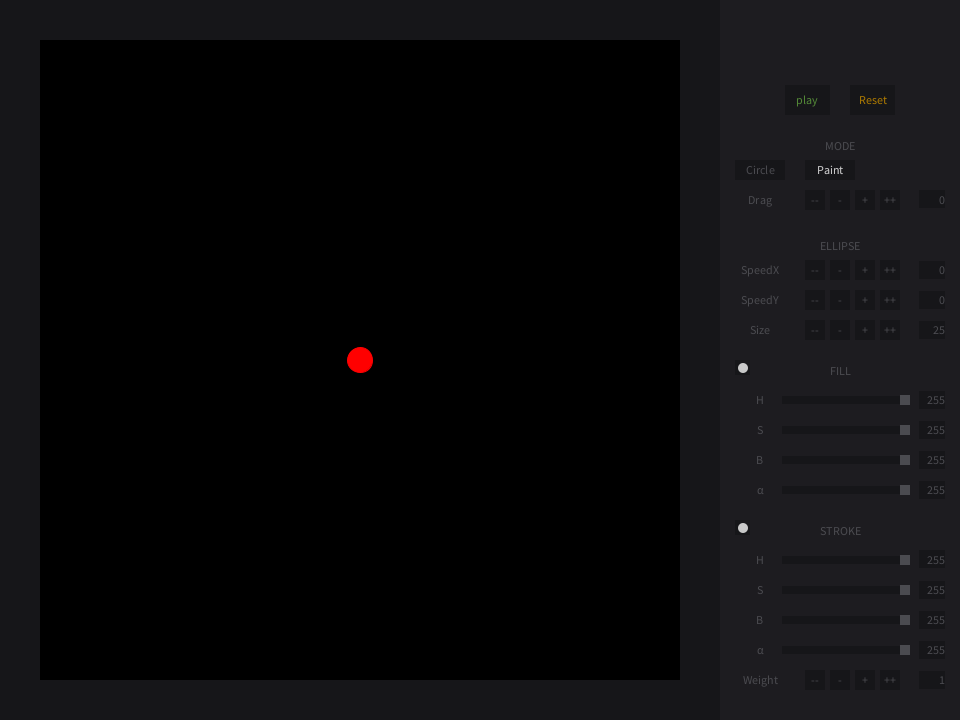
Frame 1 (no input)
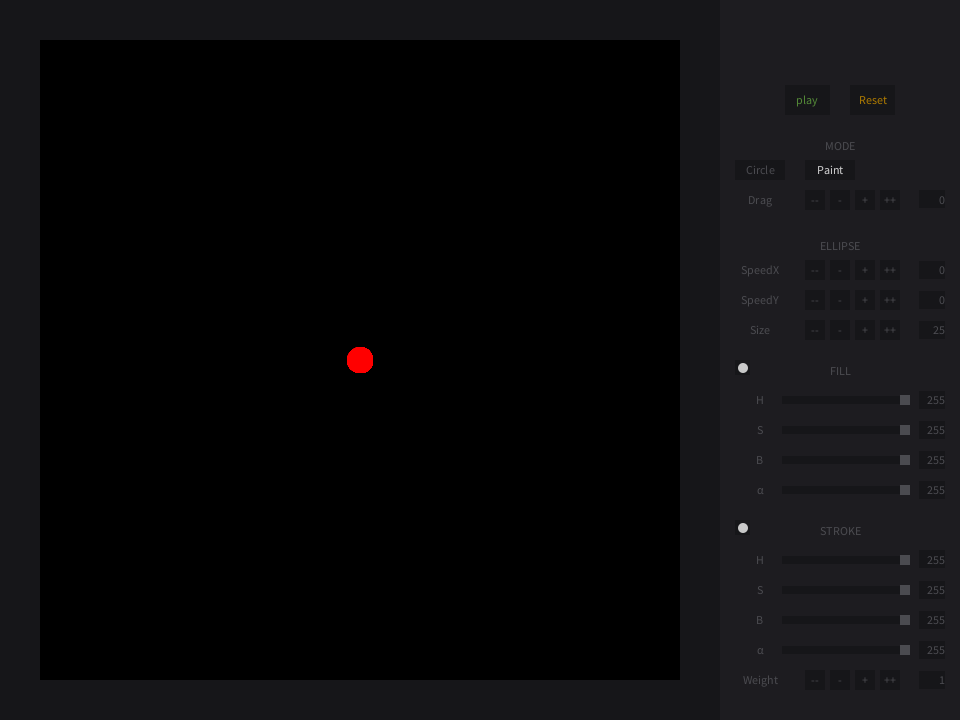
Frame 60 (the mouse pressed at the canvas centre just before this capture)
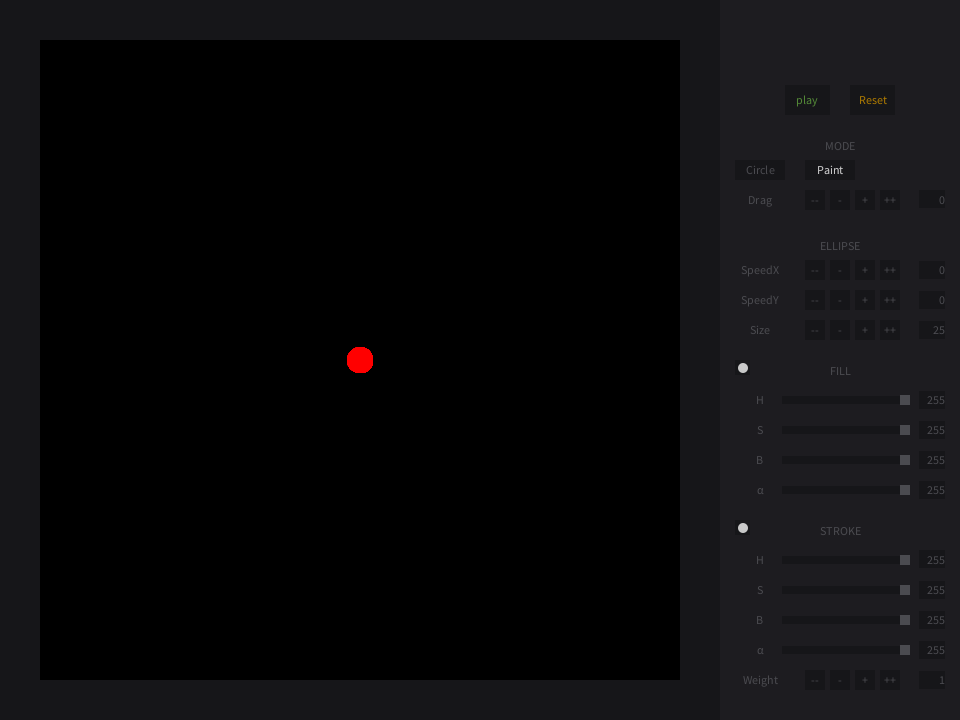
Frame 120 (the mouse held since frame 60 and released just before this capture)

The Processing sketch that drew these frames (run headless with seeded random() and noise(); from frame 60 on, the mouse is pressed at the canvas centre):

// Processing sketch: hipster_shiba_sandbox_ipad
// ── hipster_shiba_sandbox_ipad.pde
//ellipse var
  float speedX = 0, speedY = 0, size = 25, speedXSign = 1, speedYSign = 1;

//fill var
  boolean fillOn = true;
  float fh = 900, fs = 900, fb = 900, fa = 900;

//stroke
  boolean strokeOn = true;
  float sh = 900, sf = 900, sb = 900, sa = 900, sw = 1;
  
//mode
  float drag = 0, circle, paint;
  
//barra
  boolean mouseRe = true;
  float barraX = 0;
  
//botões
  boolean mouseClick;
  
//circle
  float circleX = 360, circleY = 360;
  
//play
  boolean playOn = false;

//setup
  void setup(){
    size(960,720);
    colorMode(HSB);
    frameRate(120);
    background(0);
    }

//função barra
void funBarra() {
  if (mousePressed) {
    mouseRe = false;
  }
  if (mouseRe == false) {
    barraX = mouseX - 5;
    if (barraX > 782+118){
      barraX = 782+118;
    }
    if (barraX < 782){
      barraX = 782;
    }
  }
}

//draw
  void draw(){
    
    //interface
    
      //tela
        if (playOn == true) {
          noStroke();
          fill(0,drag);
          rect(40,40,640,640);
        }
        //objeto
          if (fillOn == true) {
            fill(map(fh,782,782+118,0,255),map(fs,782,782+118,0,255),map(fb,782,782+118,0,255), map(fa,782,782+118,0,255));
          } else {
            noFill();
          }
          if (strokeOn == true) {
            stroke(map(sh,782,782+118,0,255),map(sf,782,782+118,0,255),map(sb,782,782+118,0,255),map(sa,782,782+118,0,255));
            strokeWeight(sw);
          } else {
            noStroke();
          }
          ellipse(circleX,circleY,size,size);
          circleX += (speedX * int(playOn)) * speedXSign;
          circleY += (speedY * int(playOn)) * speedYSign;
          if(circleX > 680) {
            speedXSign = -1;
          }
          if(circleX < 40) {
            speedXSign = 1;
          }
          if(circleY > 680) {
            speedYSign = -1;
          }
          if(circleY < 40) {
            speedYSign = 1;
          }
        //borda
          noStroke();
          fill(175,25,25);
          rect(0,0,720,40);
          rect(0,40,40,680);
          rect(680,40,680,680);
          rect(0,680,720,40);
      //menu
        noStroke();
        fill(175,25,32);
        rect(720,0,240,720);
        //botões
          //desenho botão
            //play
              if (playOn == false) {
                noStroke();
                fill(175,25,25);
                rect(785,85,45,30);
                textSize(12);
                textAlign(CENTER);
                fill(70,153,138);
                text("play",807,104);
              } else {
                noStroke();
                fill(175,25,25);
                rect(785,85,45,30);
                textSize(12);
                textAlign(CENTER);
                fill(0,175,175);
                text("pause",807,104);
              }
            //reset
              noStroke();
              fill(175,25,25);
              rect(850,85,45,30);
              textSize(12);
              textAlign(CENTER);
              fill(30,255,175);
              text("Reset",873,104);
            //mode
              textSize(12);
              textAlign(CENTER);
              fill(175,15,80);
              text("MODE",840,150);
                //circle
                  noStroke();
                  fill(175,25,25);
                  rect(735,160,50,20);
                  textSize(12);
                  textAlign(CENTER);
                  fill(175,15,80);
                  text("Circle",760,174);
                //drag
                  //noStroke();
                  //fill(175,25,25);
                  //rect(735,190,50,20);
                  textSize(12);
                  textAlign(CENTER);
                  fill(175,15,80);
                  text("Drag",760,204);
                  //--
                    noStroke();
                    fill(175,25,25);
                    rect(805,190,20,20);
                    textSize(12);
                    textAlign(CENTER);
                    fill(175,15,80);
                    text("--",815,204);
                  //-
                    noStroke();
                    fill(175,25,25);
                    rect(830,190,20,20);
                    textSize(12);
                    textAlign(CENTER);
                    fill(175,15,80);
                    text("-",840,204);
                  //+
                    noStroke();
                    fill(175,25,25);
                    rect(855,190,20,20);
                    textSize(12);
                    textAlign(CENTER);
                    fill(175,15,80);
                    text("+",865,204);
                  //++
                    noStroke();
                    fill(175,25,25);
                    rect(880,190,20,20);
                    textSize(12);
                    textAlign(CENTER);
                    fill(175,15,80);
                    text("++",890,204);
                  //valor
                    noStroke();
                    fill(175,25,25);
                    rect(919,190,26,18);
                    textSize(12);
                    textAlign(RIGHT);
                    fill(175,15,80);
                    text(int(drag),945,204);
                //paint
                  noStroke();
                  fill(175,25,25);
                  rect(805,160,50,20);
                  textSize(12);
                  textAlign(CENTER);
                  fill(175,15,80);
                  text("Paint",830,174);
            //ellipse
              //title
              textSize(12);
              textAlign(CENTER);
              fill(175,15,80);
              text("ELLIPSE",840,250);
              //speedX
                textSize(12);
                textAlign(CENTER);
                fill(175,15,80);
                text("SpeedX",760,274);
                //--
                  noStroke();
                  fill(175,25,25);
                  rect(805,260,20,20);
                  textSize(12);
                  textAlign(CENTER);
                  fill(175,15,80);
                  text("--",815,274);
                //-
                  noStroke();
                  fill(175,25,25);
                  rect(830,260,20,20);
                  textSize(12);
                  textAlign(CENTER);
                  fill(175,15,80);
                  text("-",840,274);
                //+
                  noStroke();
                  fill(175,25,25);
                  rect(855,260,20,20);
                  textSize(12);
                  textAlign(CENTER);
                  fill(175,15,80);
                  text("+",865,274);
                //++
                  noStroke();
                  fill(175,25,25);
                  rect(880,260,20,20);
                  textSize(12);
                  textAlign(CENTER);
                  fill(175,15,80);
                  text("++",890,274);
                //valor
                  noStroke();
                  fill(175,25,25);
                  rect(919,261,26,18);
                  textSize(12);
                  textAlign(RIGHT);
                  fill(175,15,80);
                  text(int(speedX),945,274);
              //speedY
                textSize(12);
                textAlign(CENTER);
                fill(175,15,80);
                text("SpeedY",760,304);
                //--
                  noStroke();
                  fill(175,25,25);
                  rect(805,290,20,20);
                  textSize(12);
                  textAlign(CENTER);
                  fill(175,15,80);
                  text("--",815,304);
                //-
                  noStroke();
                  fill(175,25,25);
                  rect(830,290,20,20);
                  textSize(12);
                  textAlign(CENTER);
                  fill(175,15,80);
                  text("-",840,304);
                //+
                  noStroke();
                  fill(175,25,25);
                  rect(855,290,20,20);
                  textSize(12);
                  textAlign(CENTER);
                  fill(175,15,80);
                  text("+",865,304);
                //++
                  noStroke();
                  fill(175,25,25);
                  rect(880,290,20,20);
                  textSize(12);
                  textAlign(CENTER);
                  fill(175,15,80);
                  text("++",890,304);
                //valor
                  noStroke();
                  fill(175,25,25);
                  rect(919,291,26,18);
                  textSize(12);
                  textAlign(RIGHT);
                  fill(175,15,80);
                  text(int(speedY),945,304);
              //size
                textSize(12);
                textAlign(CENTER);
                fill(175,15,80);
                text("Size",760,334);
                //--
                  noStroke();
                  fill(175,25,25);
                  rect(805,320,20,20);
                  textSize(12);
                  textAlign(CENTER);
                  fill(175,15,80);
                  text("--",815,334);
                //-
                  noStroke();
                  fill(175,25,25);
                  rect(830,320,20,20);
                  textSize(12);
                  textAlign(CENTER);
                  fill(175,15,80);
                  text("-",840,334);
                //+
                  noStroke();
                  fill(175,25,25);
                  rect(855,320,20,20);
                  textSize(12);
                  textAlign(CENTER);
                  fill(175,15,80);
                  text("+",865,334);
                //++
                  noStroke();
                  fill(175,25,25);
                  rect(880,320,20,20);
                  textSize(12);
                  textAlign(CENTER);
                  fill(175,15,80);
                  text("++",890,334);
                //valor
                  noStroke();
                  fill(175,25,25);
                  rect(919,321,26,18);
                  textSize(12);
                  textAlign(RIGHT);
                  fill(175,15,80);
                  text(int(size),945,334);
            //fill
              //checkbox
              noStroke();
              fill(175,25,25);
              rect(735,360,15,15);
              //title
              textSize(12);
              textAlign(CENTER);
              fill(175,15,80);
              text("FILL",840,375);
              //hue
                textSize(12);
                textAlign(CENTER);
                fill(175,15,80);
                text("H",760,404);
                //barra
                  noStroke();
                  fill(175,25,25);
                  rect(782,396,128,8);
                //indicador
                  noStroke();
                  fill(175,15,80);
                  rect(fh,395,10,10);
                //valor
                  noStroke();
                  fill(175,25,25);
                  rect(919,391,26,18);
                  textSize(12);
                  textAlign(RIGHT);
                  fill(175,15,80);
                  text(int((map(fh,782,782+118,0,255))),945,404);
              //saturation
                textSize(12);
                textAlign(CENTER);
                fill(175,15,80);
                text("S",760,434);
                //barra
                  noStroke();
                  fill(175,25,25);
                  rect(782,426,128,8);
                //indicador
                  noStroke();
                  fill(175,15,80);
                  rect(fs,425,10,10);
                //valor
                  noStroke();
                  fill(175,25,25);
                  rect(919,421,26,18);
                  textSize(12);
                  textAlign(RIGHT);
                  fill(175,15,80);
                  text(int((map(fs,782,782+118,0,255))),945,434);
              //brightness
                textSize(12);
                textAlign(CENTER);
                fill(175,15,80);
                text("B",760,464);
                //barra
                  noStroke();
                  fill(175,25,25);
                  rect(782,456,128,8);
                //indicador
                  noStroke();
                  fill(175,15,80);
                  rect(fb,455,10,10);
                //valor
                  noStroke();
                  fill(175,25,25);
                  rect(919,451,26,18);
                  textSize(12);
                  textAlign(RIGHT);
                  fill(175,15,80);
                  text(int((map(fb,782,782+118,0,255))),945,464);
              //alpha
                textSize(12);
                textAlign(CENTER);
                fill(175,15,80);
                text("α",760,494);
                //barra
                  noStroke();
                  fill(175,25,25);
                  rect(782,486,128,8);
                //indicador
                  noStroke();
                  fill(175,15,80);
                  rect(fa,485,10,10);
                //valor
                  noStroke();
                  fill(175,25,25);
                  rect(919,481,26,18);
                  textSize(12);
                  textAlign(RIGHT);
                  fill(175,15,80);
                  text(int((map(fa,782,782+118,0,255))),945,494);
            //stroke
              //checkbox
              noStroke();
              fill(175,25,25);
              rect(735,520,15,15);
              //title
              textSize(12);
              textAlign(CENTER);
              fill(175,15,80);
              text("STROKE",840,535);
              //hue
                textSize(12);
                textAlign(CENTER);
                fill(175,15,80);
                text("H",760,564);
                //barra
                  noStroke();
                  fill(175,25,25);
                  rect(782,556,128,8);
                //indicador
                  noStroke();
                  fill(175,15,80);
                  rect(sh,555,10,10);
                //valor
                  noStroke();
                  fill(175,25,25);
                  rect(919,550,26,18);
                  textSize(12);
                  textAlign(RIGHT);
                  fill(175,15,80);
                  text(int((map(sh,782,782+118,0,255))),945,564);
              //saturation
                textSize(12);
                textAlign(CENTER);
                fill(175,15,80);
                text("S",760,594);
                //barra
                  noStroke();
                  fill(175,25,25);
                  rect(782,586,128,8);
                //indicador
                  noStroke();
                  fill(175,15,80);
                  rect(sf,585,10,10);
                //valor
                  noStroke();
                  fill(175,25,25);
                  rect(919,581,26,18);
                  textSize(12);
                  textAlign(RIGHT);
                  fill(175,15,80);
                  text(int((map(sf,782,782+118,0,255))),945,594);
              //brightness
                textSize(12);
                textAlign(CENTER);
                fill(175,15,80);
                text("B",760,624);
                //barra
                  noStroke();
                  fill(175,25,25);
                  rect(782,616,128,8);
                //indicador
                  noStroke();
                  fill(175,15,80);
                  rect(sb,615,10,10);
                //valor
                  noStroke();
                  fill(175,25,25);
                  rect(919,611,26,18);
                  textSize(12);
                  textAlign(RIGHT);
                  fill(175,15,80);
                  text(int((map(sb,782,782+118,0,255))),945,624);
              //alpha
                textSize(12);
                textAlign(CENTER);
                fill(175,15,80);
                text("α",760,654);
                //barra
                  noStroke();
                  fill(175,25,25);
                  rect(782,646,128,8);
                //indicador
                  noStroke();
                  fill(175,15,80);
                  rect(sa,645,10,10);
                //valor
                  noStroke();
                  fill(175,25,25);
                  rect(919,641,26,18);
                  textSize(12);
                  textAlign(RIGHT);
                  fill(175,15,80);
                  text(int((map(sa,782,782+118,0,255))),945,654);
              //weight
                textSize(12);
                textAlign(CENTER);
                fill(175,15,80);
                text("Weight",760,684);
                //--
                  noStroke();
                  fill(175,25,25);
                  rect(805,670,20,20);
                  textSize(12);
                  textAlign(CENTER);
                  fill(175,15,80);
                  text("--",815,684);
                //-
                  noStroke();
                  fill(175,25,25);
                  rect(830,670,20,20);
                  textSize(12);
                  textAlign(CENTER);
                  fill(175,15,80);
                  text("-",840,684);
                //+
                  noStroke();
                  fill(175,25,25);
                  rect(855,670,20,20);
                  textSize(12);
                  textAlign(CENTER);
                  fill(175,15,80);
                  text("+",865,684);
                //++
                  noStroke();
                  fill(175,25,25);
                  rect(880,670,20,20);
                  textSize(12);
                  textAlign(CENTER);
                  fill(175,15,80);
                  text("++",890,684);
                //valor
                  noStroke();
                  fill(175,25,25);
                  rect(919,671,26,18);
                  textSize(12);
                  textAlign(RIGHT);
                  fill(175,15,80);
                  text(int(sw),945,684);
            
        //lógica botão
        
          //fill barra
            //fill hue barra
              if((mouseX>=782) && (mouseX<=782+128) && (mouseY>395-10) && (mouseY<395+20)){
                barraX = fh;
                funBarra();
                fh = barraX;
                noStroke();
                fill(200);
                rect(fh,395.5,10,10);
              }
            //fill saturation barra
              if((mouseX>=782) && (mouseX<=782+128) && (mouseY>425-10) && (mouseY<425+20)){
                barraX = fs;
                funBarra();
                fs = barraX;
                noStroke();
                fill(200);
                rect(fs,425.5,10,10);
              }
              
            //fill brightness barra
              if((mouseX>=782) && (mouseX<=782+128) && (mouseY>455-10) && (mouseY<455+20)){
                barraX = fb;
                funBarra();
                fb = barraX;
                noStroke();
                fill(200);
                rect(fb,455.5,10,10);
              }
            //fill alpha barra
              if((mouseX>=782) && (mouseX<=782+128) && (mouseY>485-10) && (mouseY<485+20)){
                barraX = fa;
                funBarra();
                fa = barraX;
                noStroke();
                fill(200);
                rect(fa,485.5,10,10);
              }
        //stroke barra
          //stroke hue barra
              if((mouseX>=782) && (mouseX<=782+128) && (mouseY>555-10) && (mouseY<555+20)){
                barraX = sh;
                funBarra();
                sh = barraX;
                noStroke();
                fill(200);
                rect(sh,555.5,10,10);
              }
            //stroke saturation barra
              if((mouseX>=782) && (mouseX<=782+128) && (mouseY>585-10) && (mouseY<585+20)){
                barraX = sf;
                funBarra();
                sf = barraX;
                noStroke();
                fill(200);
                rect(sf,585.5,10,10);
              }
              
            //stroke brightness barra
              if((mouseX>=782) && (mouseX<=782+128) && (mouseY>615-10) && (mouseY<615+20)){
                barraX = sb;
                funBarra();
                sb = barraX;
                noStroke();
                fill(200);
                rect(sb,615.5,10,10);
              }
            //stroke alpha barra
              if((mouseX>=782) && (mouseX<=782+128) && (mouseY>645-10) && (mouseY<645+20)){
                barraX = sa;
                funBarra();
                sa = barraX;
                noStroke();
                fill(200);
                rect(sa,645.5,10,10);
              }
              
            //botões - e +
              //botões drag
                //drag --
                  if((mouseX>=805) && (mouseX<=805+20) && (mouseY>190) && (mouseY<190+20)){
                    strokeWeight(1);
                    stroke(200);
                    noFill();
                    rect(805,190,20,20);
                    textSize(12);
                    textAlign(CENTER);
                    fill(175,15,200);
                    text("--",815,204);
                    if (mouseClick == true && drag != 0) {
                      drag += - 5;
                    }
                    if (drag < 0) {
                      drag = 0;
                    }
                    mouseClick = false;
                  }
                //drag -
                  if((mouseX>=830) && (mouseX<=830+20) && (mouseY>190) && (mouseY<190+20)){
                    strokeWeight(1);
                    stroke(200);
                    noFill();
                    rect(830,190,20,20);
                    textSize(12);
                    textAlign(CENTER);
                    fill(175,15,200);
                    text("-",840,204);
                    if (mouseClick == true && drag != 0) {
                      drag += - 1;
                    }
                    if (drag < 0) {
                      drag = 0;
                    }
                    mouseClick = false;
                  }
                //drag +
                  if((mouseX>=855) && (mouseX<=855+20) && (mouseY>190) && (mouseY<190+20)){
                    strokeWeight(1);
                    stroke(200);
                    noFill();
                    rect(855,190,20,20);
                    textSize(12);
                    textAlign(CENTER);
                    fill(175,15,200);
                    text("+",865,204);
                    if (mouseClick == true && drag != 255) {
                      drag += + 1;
                    }
                    if (drag > 255) {
                      drag = 255;
                    }
                    mouseClick = false;
                  }
                //drag ++
                  if((mouseX>=880) && (mouseX<=880+20) && (mouseY>190) && (mouseY<190+20)){
                    strokeWeight(1);
                    stroke(200);
                    noFill();
                    rect(880,190,20,20);
                    textSize(12);
                    textAlign(CENTER);
                    fill(175,15,200);
                    text("++",890,204);
                    if (mouseClick == true && drag != 255) {
                      drag += + 5;
                    }
                    if (drag > 255) {
                      drag = 255;
                    }
                    mouseClick = false;
                  }
              
              //botões speed
                //speedX --
                  if((mouseX>=805) && (mouseX<=805+20) && (mouseY>260) && (mouseY<260+20)){
                    strokeWeight(1);
                    stroke(200);
                    noFill();
                    rect(805,260,20,20);
                    textSize(12);
                    textAlign(CENTER);
                    fill(175,15,200);
                    text("--",815,274);
                    if (mouseClick == true && speedX != 0) {
                      speedX += - 5;
                    }
                    if (speedX < 0) {
                      speedX = 0;
                    }
                    mouseClick = false;
                  }
                //speedX -
                  if((mouseX>=830) && (mouseX<=830+20) && (mouseY>260) && (mouseY<260+20)){
                    strokeWeight(1);
                    stroke(200);
                    noFill();
                    rect(830,260,20,20);
                    textSize(12);
                    textAlign(CENTER);
                    fill(175,15,200);
                    text("-",840,274);
                    if (mouseClick == true && speedX != 0) {
                      speedX += - 1;
                    }
                    if (speedX < 0) {
                      speedX = 0;
                    }
                    mouseClick = false;
                  }
                //speedX +
                  if((mouseX>=855) && (mouseX<=855+20) && (mouseY>260) && (mouseY<260+20)){
                    strokeWeight(1);
                    stroke(200);
                    noFill();
                    rect(855,260,20,20);
                    textSize(12);
                    textAlign(CENTER);
                    fill(175,15,200);
                    text("+",865,274);
                    if (mouseClick == true && speedX != 60) {
                      speedX += + 1;
                    }
                    if (speedX > 60) {
                      speedX = 60;
                    }
                    mouseClick = false;
                  }
                //speedX ++
                  if((mouseX>=880) && (mouseX<=880+20) && (mouseY>260) && (mouseY<260+20)){
                    strokeWeight(1);
                    stroke(200);
                    noFill();
                    rect(880,260,20,20);
                    textSize(12);
                    textAlign(CENTER);
                    fill(175,15,200);
                    text("++",890,274);
                    if (mouseClick == true && speedX != 60) {
                      speedX += + 5;
                    }
                    if (speedX > 60) {
                      speedX = 60;
                    }
                    mouseClick = false;
                  }
                //speedY --
                  if((mouseX>=805) && (mouseX<=805+20) && (mouseY>290) && (mouseY<290+20)){
                    strokeWeight(1);
                    stroke(200);
                    noFill();
                    rect(805,290,20,20);
                    textSize(12);
                    textAlign(CENTER);
                    fill(175,15,200);
                    text("--",815,304);
                    if (mouseClick == true && speedY != 0) {
                      speedY += - 5;
                    }
                    if (speedY < 0) {
                      speedY = 0;
                    }
                    mouseClick = false;
                  }
                //speedY -
                  if((mouseX>=830) && (mouseX<=830+20) && (mouseY>290) && (mouseY<290+20)){
                    strokeWeight(1);
                    stroke(200);
                    noFill();
                    rect(830,290,20,20);
                    textSize(12);
                    textAlign(CENTER);
                    fill(175,15,200);
                    text("-",840,304);
                    if (mouseClick == true && speedY != 0) {
                      speedY += - 1;
                    }
                    if (speedY < 0) {
                      speedY = 0;
                    }
                    mouseClick = false;
                  }
                //speedY +
                  if((mouseX>=855) && (mouseX<=855+20) && (mouseY>290) && (mouseY<290+20)){
                    strokeWeight(1);
                    stroke(200);
                    noFill();
                    rect(855,290,20,20);
                    textSize(12);
                    textAlign(CENTER);
                    fill(175,15,200);
                    text("+",865,304);
                    if (mouseClick == true && speedY != 60) {
                      speedY += + 1;
                    }
                    if (speedY > 60) {
                      speedY = 60;
                    }
                    mouseClick = false;
                  }
                //speedY ++
                  if((mouseX>=880) && (mouseX<=880+20) && (mouseY>290) && (mouseY<290+20)){
                    strokeWeight(1);
                    stroke(200);
                    noFill();
                    rect(880,290,20,20);
                    textSize(12);
                    textAlign(CENTER);
                    fill(175,15,200);
                    text("++",890,304);
                    if (mouseClick == true && speedY != 60) {
                      speedY += + 5;
                    }
                    if (speedY > 60) {
                      speedY = 60;
                    }
                    mouseClick = false;
                  }
                  
              //botões size
                //size --
                  if((mouseX>=805) && (mouseX<=805+20) && (mouseY>320) && (mouseY<320+20)){
                    strokeWeight(1);
                    stroke(200);
                    noFill();
                    rect(805,320,20,20);
                    textSize(12);
                    textAlign(CENTER);
                    fill(175,15,200);
                    text("--",815,334);
                    if (mouseClick == true && size != 0) {
                      size += - 5;
                    }
                    if (size < 0) {
                      size = 0;
                    }
                    mouseClick = false;
                  }
                //size -
                  if((mouseX>=830) && (mouseX<=830+20) && (mouseY>320) && (mouseY<320+20)){
                    strokeWeight(1);
                    stroke(200);
                    noFill();
                    rect(830,320,20,20);
                    textSize(12);
                    textAlign(CENTER);
                    fill(175,15,200);
                    text("-",840,334);
                    if (mouseClick == true && size != 0) {
                      size += - 1;
                    }
                    if (size < 0) {
                      size = 0;
                    }
                    mouseClick = false;
                  }
                //size +
                  if((mouseX>=855) && (mouseX<=855+20) && (mouseY>320) && (mouseY<320+20)){
                    strokeWeight(1);
                    stroke(200);
                    noFill();
                    rect(855,320,20,20);
                    textSize(12);
                    textAlign(CENTER);
                    fill(175,15,200);
                    text("+",865,334);
                    if (mouseClick == true && size != 640) {
                      size += + 1;
                    }
                    if (size > 640) {
                      size = 640;
                    }
                    mouseClick = false;
                  }
                //size ++
                  if((mouseX>=880) && (mouseX<=880+20) && (mouseY>320) && (mouseY<320+20)){
                    strokeWeight(1);
                    stroke(200);
                    noFill();
                    rect(880,320,20,20);
                    textSize(12);
                    textAlign(CENTER);
                    fill(175,15,200);
                    text("++",890,334);
                    if (mouseClick == true && size != 640) {
                      size += + 5;
                    }
                    if (size > 640) {
                      size = 640;
                    }
                    mouseClick = false;
                  }
                  
              //botões weight
                //weight --
                  if((mouseX>=805) && (mouseX<=805+20) && (mouseY>670) && (mouseY<670+20)){
                    strokeWeight(1);
                    stroke(200);
                    noFill();
                    rect(805,670,20,20);
                    textSize(12);
                    textAlign(CENTER);
                    fill(175,15,200);
                    text("--",815,684);
                    if (mouseClick == true && sw != 1) {
                      sw += - 5;
                    }
                    if (sw < 1) {
                      sw = 1;
                    }
                    mouseClick = false;
                  }
                //weight -
                  if((mouseX>=830) && (mouseX<=830+20) && (mouseY>670) && (mouseY<670+20)){
                    strokeWeight(1);
                    stroke(200);
                    noFill();
                    rect(830,670,20,20);
                    textSize(12);
                    textAlign(CENTER);
                    fill(175,15,200);
                    text("-",840,684);
                    if (mouseClick == true && sw != 1) {
                      sw += - 1;
                    }
                    if (sw < 1) {
                      sw = 1;
                    }
                    mouseClick = false;
                  }
                //weight +
                  if((mouseX>=855) && (mouseX<=855+20) && (mouseY>670) && (mouseY<670+20)){
                    strokeWeight(1);
                    stroke(200);
                    noFill();
                    rect(855,670,20,20);
                    textSize(12);
                    textAlign(CENTER);
                    fill(175,15,200);
                    text("+",865,684);
                    if (mouseClick == true && sw != 500) {
                      sw += + 1;
                    }
                    if (sw > 500) {
                      sw = 500;
                    }
                    mouseClick = false;
                  }
                //weight ++
                  if((mouseX>=880) && (mouseX<=880+20) && (mouseY>670) && (mouseY<670+20)){
                    strokeWeight(1);
                    stroke(200);
                    noFill();
                    rect(880,670,20,20);
                    textSize(12);
                    textAlign(CENTER);
                    fill(175,15,200);
                    text("++",890,684);
                    if (mouseClick == true && sw != 500) {
                      sw += + 5;
                    }
                    if (sw > 500) {
                      sw = 500;
                    }
                    mouseClick = false;
                  }
              //check boxes
                //fill
                  if((mouseX>=735) && (mouseX<=735+15) && (mouseY>360) && (mouseY<360+15)){
                    strokeWeight(1);
                    stroke(200);
                    noFill();
                    rect(735,360,15,15);
                    if (mouseClick == true){
                      if(fillOn == true){
                        fillOn = false;
                      } else {
                        fillOn = true;
                      }
                    }
                    mouseClick = false;
                  }
                  if(fillOn == true){
                    noStroke();
                    fill(200);
                    ellipse(735+8,360+8,10,10);
                  }
                //stroke
                  if((mouseX>=735) && (mouseX<=735+15) && (mouseY>520) && (mouseY<520+15)){
                    strokeWeight(1);
                    stroke(200);
                    noFill();
                    rect(735,520,15,15);
                    if (mouseClick == true){
                      if(strokeOn == true){
                        strokeOn = false;
                      } else {
                        strokeOn = true;
                      }
                    }
                    mouseClick = false;
                  }
                  if(strokeOn == true){
                    noStroke();
                    fill(200);
                    ellipse(735+8,520+8,10,10);
                  }
                  
              //botões mode
                //circle
                  if((mouseX>=735) && (mouseX<=735+50) && (mouseY>160) && (mouseY<160+20)){
                    strokeWeight(1);
                    stroke(200);
                    noFill();
                    rect(735,160,50,20);
                    textSize(12);
                    textAlign(CENTER);
                    fill(200);
                    text("Circle",760,174);
                    if(mouseClick == true) {
                      drag = 255;
                      mouseClick = false;
                    }
                  }
                //drag
                  //if((mouseX>=735) && (mouseX<=735+50) && (mouseY>190) && (mouseY<190+20)){
                  //  strokeWeight(1);
                  //  stroke(200);
                  //  noFill();
                  //  rect(735,190,50,20);
                  //  textSize(12);
                  //  textAlign(CENTER);
                  //  fill(200);
                  //  text("Drag",760,204);
                  //}
                //paint
                  if((mouseX>=805) && (mouseX<=805+50) && (mouseY>160) && (mouseY<160+20)){
                    strokeWeight(1);
                    stroke(200);
                    noFill();
                    rect(805,160,50,20);
                    textSize(12);
                    textAlign(CENTER);
                    fill(200);
                    text("Paint",830,174);
                    if(mouseClick == true) {
                      drag = 0;
                      mouseClick = false;
                    }
                  }
                // botões mode selecionado
                  if (drag == 0) {
                    textSize(12);
                    textAlign(CENTER);
                    fill(200);
                    text("Paint",830,174);
                  } else if (drag == 255) {
                    textSize(12);
                    textAlign(CENTER);
                    fill(200);
                    text("Circle",760,174);
                  } else {
                    textSize(12);
                    textAlign(CENTER);
                    fill(200);
                    text("Drag",760,204);
                  }
                  
              //botão play
                //play
                  if ((mouseX>=785) && (mouseX<=785+45) && (mouseY>85) && (mouseY<85+30)){
                    if (mouseClick == true) {
                      if (playOn == true) {
                        playOn = false;
                      } else {
                        playOn = true;
                      }
                      mouseClick = false;
                    }
                    noFill();
                    strokeWeight(1);
                    stroke(200);
                    rect(785,85,45,30);
                  }
                //reset
                  if((mouseX>=850) && (mouseX<=850+45) && (mouseY>85) && (mouseY<85+30)){
                    if (mouseClick == true){
                      fill(0);
                      rect(40,40,640,640);
                      circleX = 360;
                      circleY = 360;
                      mouseClick = false;
                    }
                    strokeWeight(1);
                    stroke(200);
                    noFill();
                    rect(850,85,45,30);
                  }
  }
  
//mouseReleased
void mouseReleased(){
  mouseRe = true;
}

void mouseClicked() {
  if (mouseClick == false){
    mouseClick = true;
  } else {
    mouseClick = false;
  }
}
